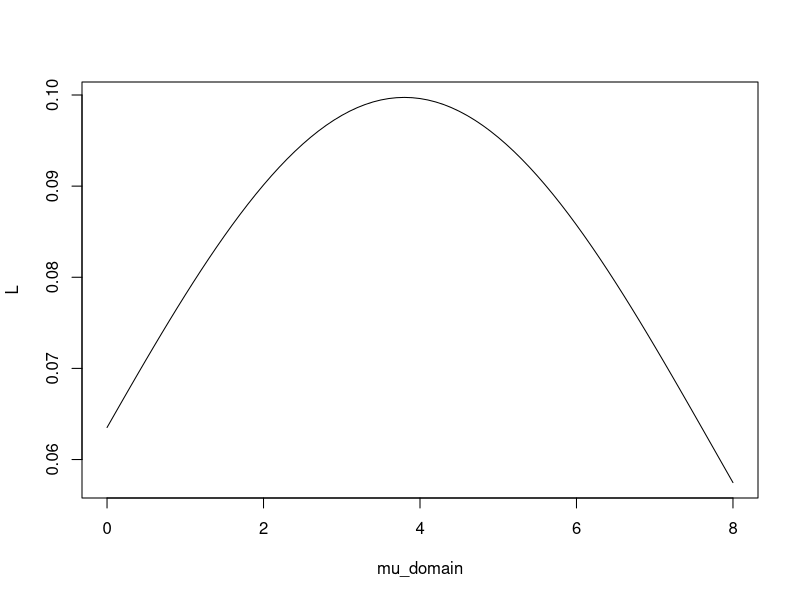

Source code (R):
## ---- chunk 1
s2 <- function(dataset){
  n <- length(dataset)
  sample_mean <- mean(dataset)
  value <- sum((dataset-sample_mean)^2)/(n-1)
  return(value)
}
## ---- chunk 2
x <- rnorm(500,4,5)
s2_x <- s2(x)
print(s2_x)
## ---- chunk 3
density_N <- function(x){
  value <- exp(-(x-5.6)^2/32)/(sqrt(2*pi)*4)
    return(value)
} 
## ---- chunk 4
print(density_N(4))
## ---- chunk 5
likelihood_N <- function(obs){
  n <- length(obs)
  value <- (2*pi*16)^(-n/2)*exp(-1/32*sum((obs-3.8)^2))
  return(value)
}
## ---- chunk 6
x <- c(4,2.2,5.5)
l_x <- likelihood_N(x)
print(l_x)
## ---- chunk 7
mu_domain <- matrix(seq(from=0, to=8, by=.1), ncol=1) 
L <- apply(mu_domain, 1, likelihood_N)

plot(mu_domain,L,type = "l")
which.max(L)
mu_domain[40]
## ---- chunk 8
optim(0, likelihood_N, method = "Brent", lower = 0, upper =8, control = list(fnscale=-1))
